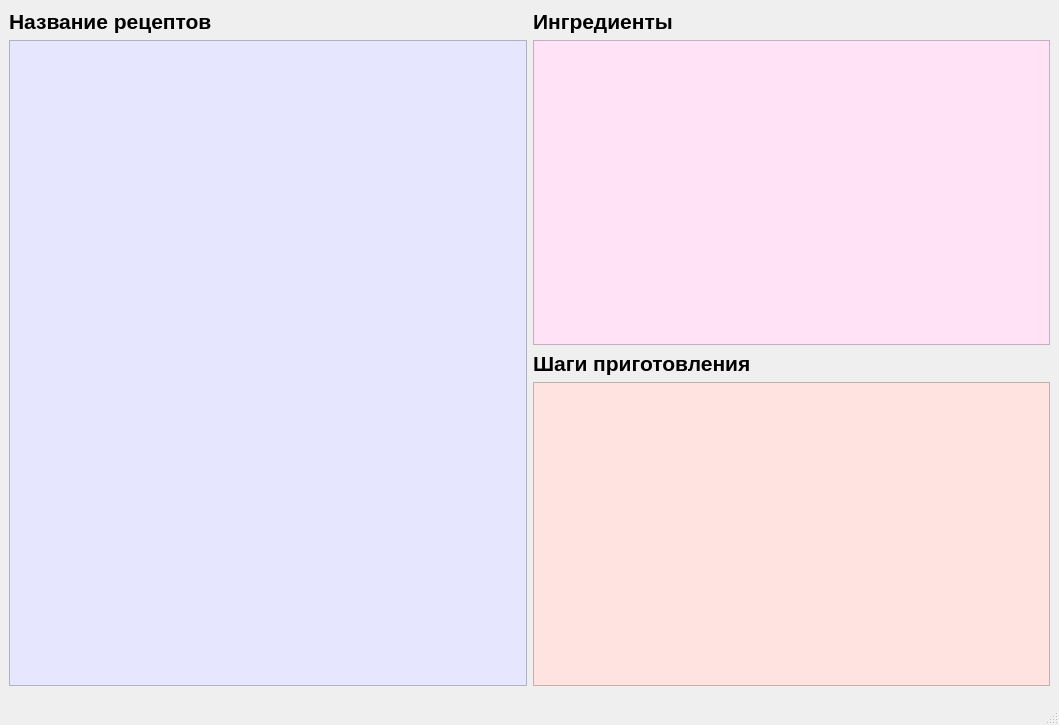
<?xml version="1.0" encoding="UTF-8"?>
<ui version="4.0">
 <class>MainWindow1</class>
 <widget class="QMainWindow" name="MainWindow1">
  <property name="geometry">
   <rect>
    <x>0</x>
    <y>0</y>
    <width>1059</width>
    <height>725</height>
   </rect>
  </property>
  <property name="windowTitle">
   <string>Рецепты</string>
  </property>
  <property name="windowIcon">
   <iconset>
    <normaloff>../картинки/icon.png</normaloff>../картинки/icon.png</iconset>
  </property>
  <property name="styleSheet">
   <string notr="true">color: black;
font-weight: bold;
font-size: 16pt;
font-family: &quot;Comic Sans MS&quot;, cursive, sans-serif;</string>
  </property>
  <widget class="QWidget" name="centralwidget">
   <layout class="QHBoxLayout" name="horizontalLayout_2">
    <item>
     <layout class="QHBoxLayout" name="horizontalLayout">
      <item>
       <layout class="QVBoxLayout" name="verticalLayout">
        <item>
         <widget class="QLabel" name="label">
          <property name="styleSheet">
           <string notr="true">color: black;
font-weight: bold;
font-size: 16pt;
font-family: &quot;Comic Sans MS&quot;, cursive, sans-serif;</string>
          </property>
          <property name="text">
           <string>Название рецептов</string>
          </property>
         </widget>
        </item>
        <item>
         <widget class="QListWidget" name="listWidget">
          <property name="styleSheet">
           <string notr="true">background-color: rgb(230, 230, 255);
</string>
          </property>
         </widget>
        </item>
       </layout>
      </item>
      <item>
       <layout class="QVBoxLayout" name="verticalLayout_4">
        <item>
         <layout class="QVBoxLayout" name="verticalLayout_2">
          <item>
           <widget class="QLabel" name="label_2">
            <property name="styleSheet">
             <string notr="true">color: black;
font-weight: bold;
font-size: 16pt;
font-family: &quot;Comic Sans MS&quot;, cursive, sans-serif;</string>
            </property>
            <property name="text">
             <string>Ингредиенты</string>
            </property>
           </widget>
          </item>
          <item>
           <widget class="QListWidget" name="ingr">
            <property name="styleSheet">
             <string notr="true">background-color: rgb(255, 226, 246);
</string>
            </property>
           </widget>
          </item>
         </layout>
        </item>
        <item>
         <layout class="QVBoxLayout" name="verticalLayout_3">
          <item>
           <widget class="QLabel" name="label_3">
            <property name="styleSheet">
             <string notr="true">color: black;
font-weight: bold;
font-size: 16pt;
font-family: &quot;Comic Sans MS&quot;, cursive, sans-serif;</string>
            </property>
            <property name="text">
             <string>Шаги приготовления</string>
            </property>
           </widget>
          </item>
          <item>
           <widget class="QListWidget" name="listWidget_3">
            <property name="styleSheet">
             <string notr="true">background-color: rgb(255, 227, 224);
</string>
            </property>
           </widget>
          </item>
         </layout>
        </item>
       </layout>
      </item>
     </layout>
    </item>
   </layout>
  </widget>
  <widget class="QMenuBar" name="menubar">
   <property name="geometry">
    <rect>
     <x>0</x>
     <y>0</y>
     <width>1059</width>
     <height>36</height>
    </rect>
   </property>
  </widget>
  <widget class="QStatusBar" name="statusbar"/>
 </widget>
 <resources/>
 <connections/>
</ui>
